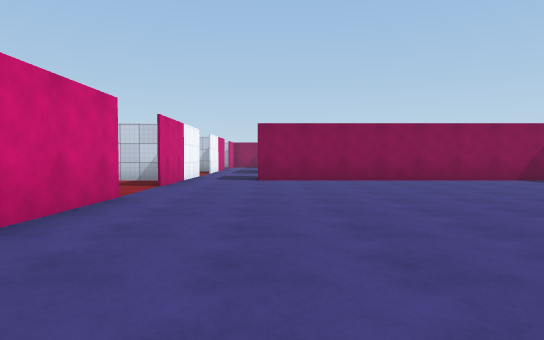
view 1 (above)

19 first-person views from a walk through a Unity game level. The camera is 1.2 m above the floor, tilts 2° down and sees 75° across. Doors are open. The floor is counted in squares, 2 m on a side. Each view is taken from the middle of a square. On the plan, view 1 faces up. The plan holds only what a view shows up to about 10 squares ahead; the rest is blank. The place goes on beyond the plan. The player character is not drawn. Surface patterns are stand-ins for the level's own textures.

view 2
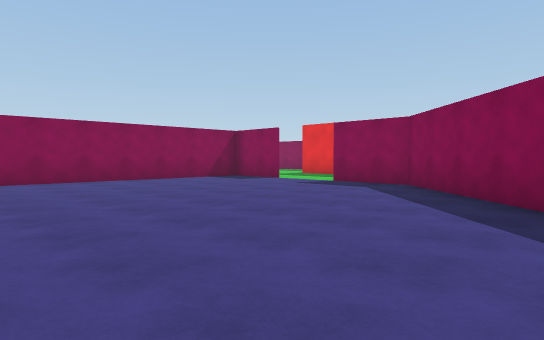

view 3
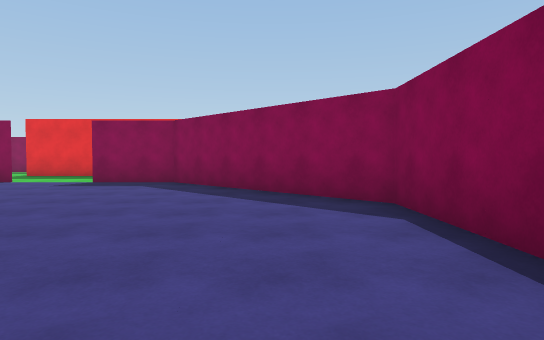

view 4
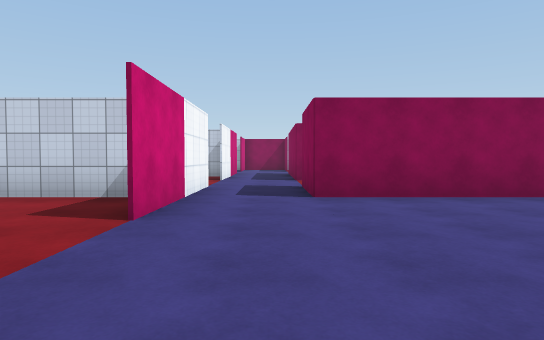

view 5
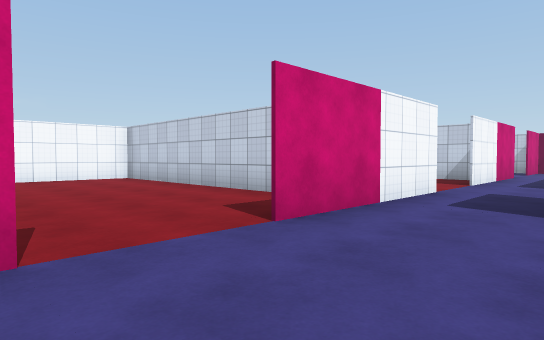

view 6
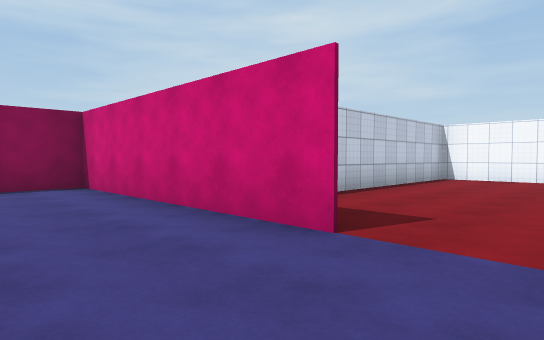

view 7
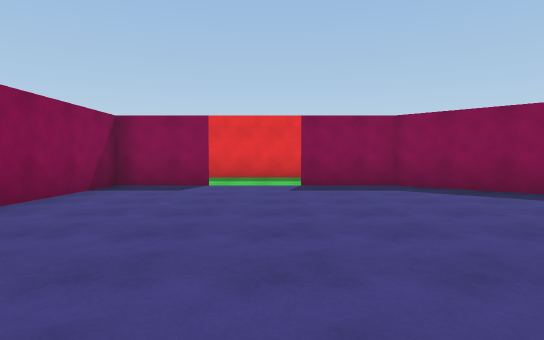

view 8
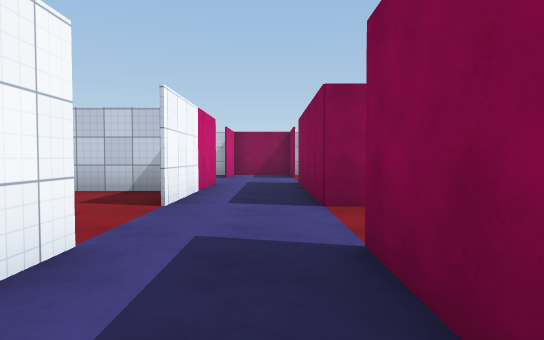

view 9
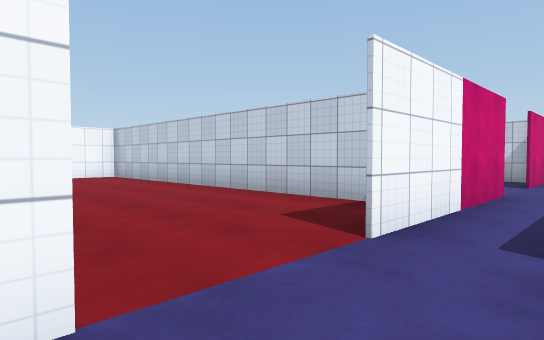

view 10
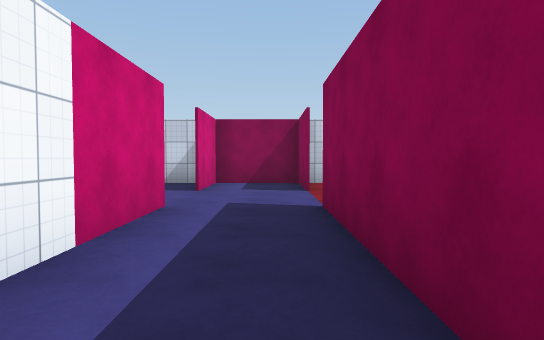

view 11
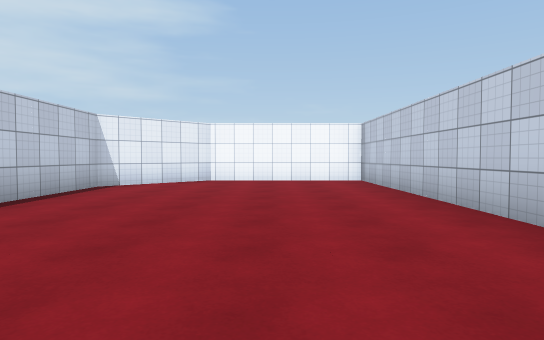

view 12
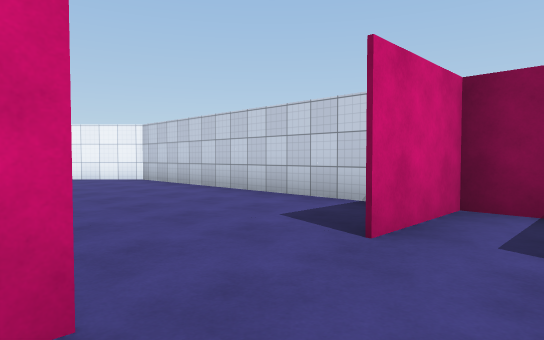

view 13
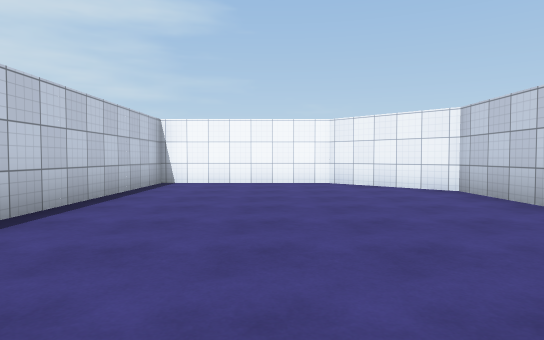

view 14
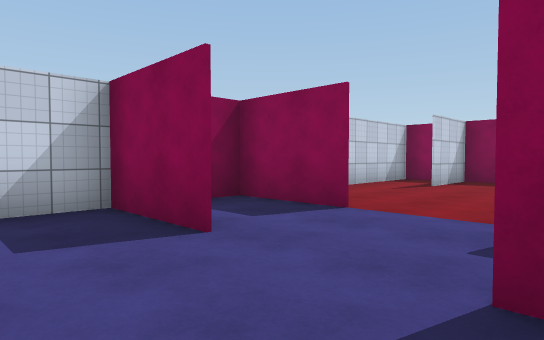

view 15
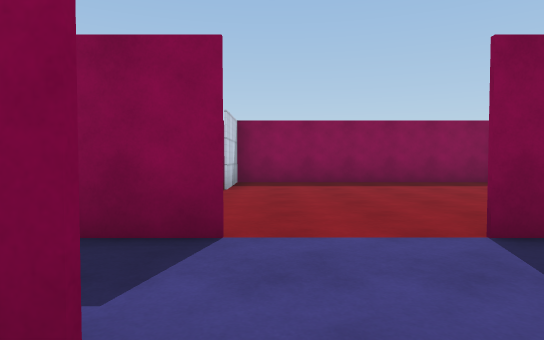

view 16
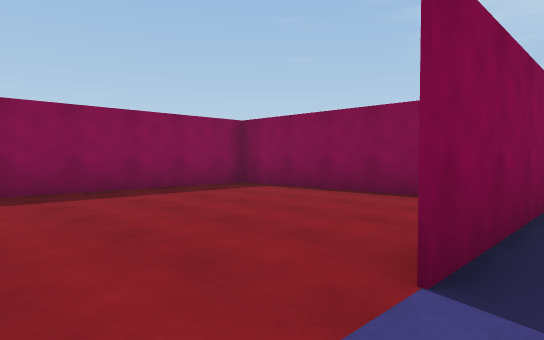

view 17
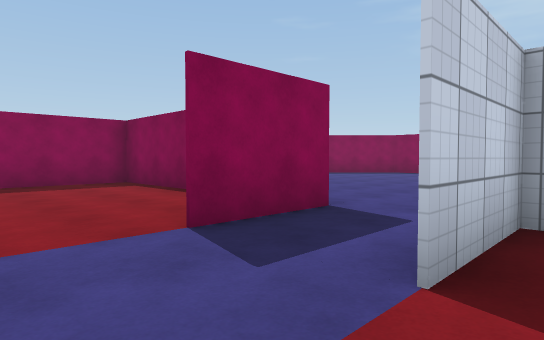

view 18
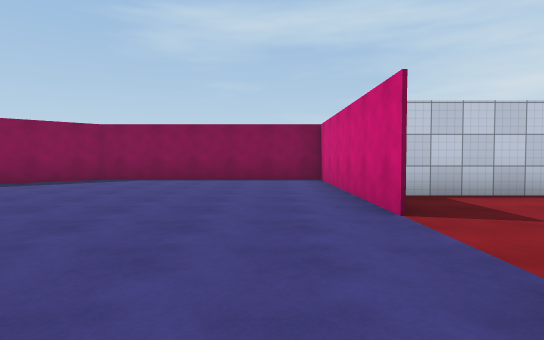

view 19
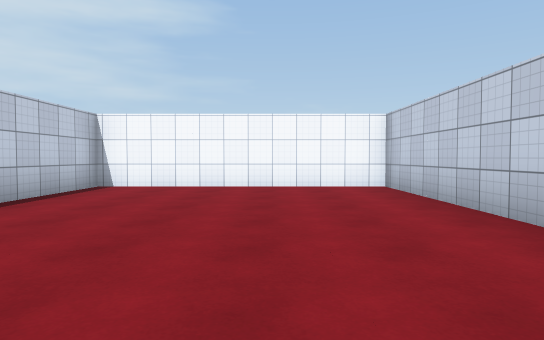

### Floor plan
Ten units are one square. View 1 is at (0, 0); x grows to the right and y downward. Boxes are objects, and circles mark ways between rooms. Rooms are numbered by the first view taken in them; rooms with no view inside come last. Other rooms are left out.
<svg viewBox="-129 -219 211 230">
<path fill="none" stroke="#000" d="M-23 -54 -23 6 36 6 76 -34 76 -54M76 -72 76 -93 -4 -93 -4 -114M-23 -114 -23 -72M-4 -134 -4 -174M-23 -174 -23 -132M-29 -153 -124 -153M-24 -94 -24 -114M-123 -151 -123 -114 -103 -94 -76 -94M-24 -192 -24 -214M-124 -154 -74 -154M-19 -213 -103 -213 -123 -193 -123 -151M-4 -192 -4 -213 -19 -213M-23 -214 -23 -192M-30 -93 -103 -93M-103 -94 -103 -34 -31 -34M56 -198 36 -198M12 -134 56 -134 56 -213 28 -213M29 -94 56 -94 56 -119"/>
<circle cx="-23" cy="-63" r="3" fill="#2a7"/>
<circle cx="-13" cy="-123" r="3" fill="#2a7"/>
<circle cx="-13" cy="-183" r="3" fill="#2a7"/>
<text x="20" y="-50">1</text>
<text x="-10" y="-150">2</text>
<text x="-70" y="-120">3</text>
<text x="-70" y="-180">4</text>
<text x="-10" y="-200">5</text>
<text x="-60" y="-60">6</text>
<text x="30" y="-170">7</text>
<text x="30" y="-110">8</text>
</svg>
Room 1 opens to room 6. Room 2 opens to room 3. Room 4 opens to room 5.

Where each view was taken, in squares from view 1:
view 1: 0 up, 0 right, facing up
view 2: 0 up, 0 right, facing up-right
view 3: 1 up, 1 left, facing right
view 4: 4 up, 1 left, facing up
view 5: 5 up, 0 right, facing up-left
view 6: 7 up, 0 right, facing down-left
view 7: 6 up, 0 right, facing right
view 8: 9 up, 1 left, facing up
view 9: 11 up, 1 left, facing up-left
view 10: 13 up, 1 left, facing up
view 11: 13 up, 3 left, facing left
view 12: 17 up, 1 left, facing up-left
view 13: 18 up, 4 left, facing left
view 14: 17 up, 4 left, facing up-right
view 15: 19 up, 3 left, facing right
view 16: 19 up, 1 left, facing down-right
view 17: 13 up, 3 left, facing down-right
view 18: 9 up, 1 left, facing down
view 19: 7 up, 3 left, facing left
